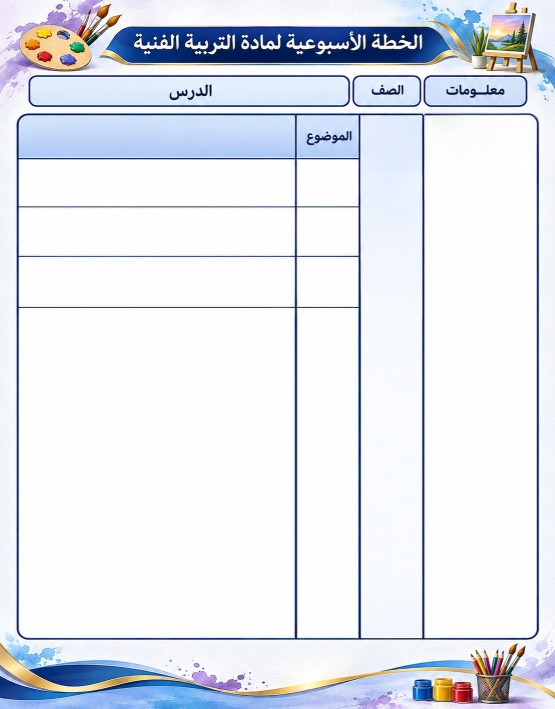
#> input picture تصميم الخطة.jpg, 1110 x 1417 px (shown at 1/2 size)
$ python -i render.py   (imports and definitions only)
#> lines starting #> are read from the running program, lines starting #| are printed output that depends on the picture; after the words box and inside, x2 and y2 are one past the last pixel; in counts of white or black regions, pixels touching at a corner belong together
"""
Stage 4/5 -- LAYOUT ENGINE + DOCX EXPORT.

Visual reference: تصميم الخطة.jpg

  +-------------------------------------------------------------+
  | [banner artwork: brushes, palette, title ribbon]            |  first page only
  | ( معلومات )( الصف )( الدرس )                                 |  meta cards
  | +----------+---------+---------+---------------------------+ |
  | |  الدرس   | معلومات | الموضوع |  محتوى البند  (53.5%)      | |  table header
  | +----------+---------+---------+---------------------------+ |
  | | merged   | merged  | label   | value                     | |  3 ruled rows
  | | (white)  | gradient| column  | column                    | |  then as many as
  | +----------+---------+---------+---------------------------+ |  the content needs
  | [wave + paint pots]  +  التربية الفنية • صفحة X من Y        |  footer
  +-------------------------------------------------------------+

Column index order below is the LOGICAL order; `w:bidiVisual` puts index 0 at the
physical RIGHT edge, which reproduces the artwork exactly.
"""
from __future__ import annotations

import os
import tempfile

from docx import Document
from docx.shared import Inches
from docx.oxml.ns import qn
from docx.oxml import OxmlElement

from . import design_tokens as T
from . import ooxml as X
from . import structure as S

ASSET_DIR = os.path.join(os.path.dirname(os.path.dirname(os.path.abspath(__file__))),
                         "templates", "assets")


# --------------------------------------------------------------------------- #
# [42 lines left out: functions setup_section, _rtl_defaults, not called in this run]


_DRAW_ID = [1000]


def _next_id():
    _DRAW_ID[0] += 1
    return _DRAW_ID[0]


# [131 lines left out: functions _reid, _pic_para, build_headers, build_footers, _rule_para, _page_line and 1 more, not called in this run]


def cell_shade(cell, fill):
    X.cell_shade(cell, fill)


# [316 lines left out: functions _cell_frame, build_meta_cards, split_for_layout, build_plan_table, _split_identity, _merge_column and 4 more, not called in this run]


def _crop_white(path, tol=246):
    """
    Trim the blank page margin from a source scan.

    The لوحة توضيحية arrives as a full-page scan: two small paintings floating
    on ~85% white.  Placing that scan whole makes the artwork a thumbnail.  This
    crops to the ink bounding box and returns a NEW temporary file -- the source
    image in the .docx is never touched.
    """
#> called with path = '../تصميم الخطة.jpg', tol = 246
    try:
        from PIL import Image as _Img, ImageChops
        im = _Img.open(path).convert("RGB")
#> im is the input picture: PIL image 1110x1417 RGB; mean R, G, B 226.2, 229.9, 237.6
        bg = _Img.new("RGB", im.size, (255, 255, 255))
#> bg: PIL image 1110x1417 RGB; every value is 255
        diff = ImageChops.difference(im, bg).convert("L")
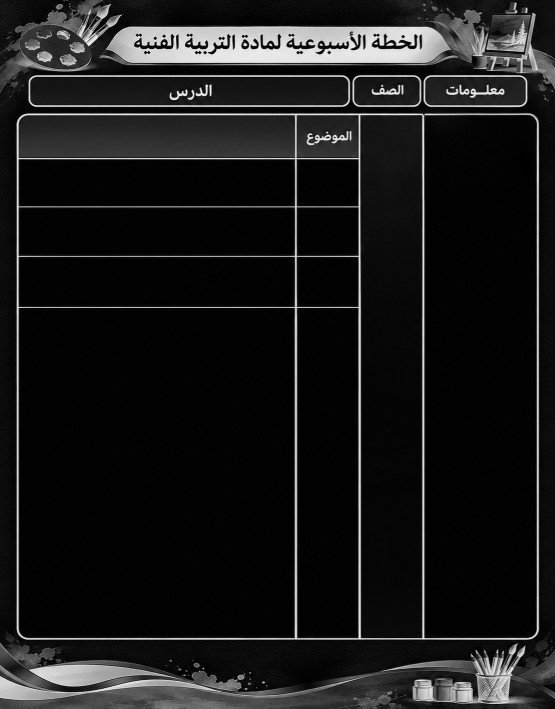
#> diff: PIL image 1110x1417 L (shown at 1/2 size); min 0, max 253, mean 25.3
        mask = diff.point(lambda v: 255 if v > (255 - tol) else 0)
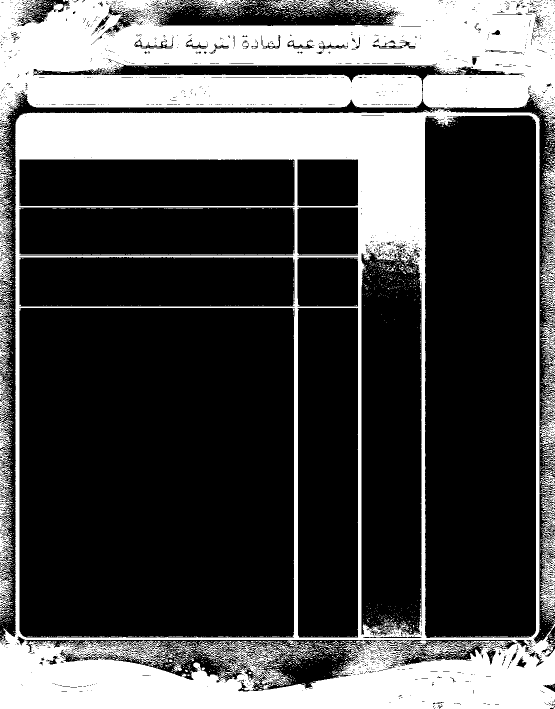
#> mask: PIL image 1110x1417 L (shown at 1/2 size); 31.4% white; 2860 white regions (2743 under 20 px), largest, box (x1, y1, x2, y2) and area: (0, 216, 1110, 1417) 266284, (0, 0, 1110, 259) 191837, (0, 898, 27, 1215) 3931
        box = mask.getbbox()
#> box = (0, 0, 1110, 1417)
        if not box:
            return path
        pad = 8
        box = (max(0, box[0] - pad), max(0, box[1] - pad),
               min(im.size[0], box[2] + pad), min(im.size[1], box[3] + pad))
        out = path.replace(".", "_crop.", 1)
        im.crop(box).save(out, "JPEG", quality=92)
        return out
    except Exception:
        return path


# [100 lines left out: functions _figure_compose, _place_figure, not called in this run]


# --------------------------------------------------------------------------- #
def para_indent_shim():          # pragma: no cover - documented in ooxml
    return None


# [203 lines left out: functions render_teaching, render, _full_row, _plate_block, _split_display, _axis_rows, not called in this run]


def _ar_num(n):
    """Axis number in Arabic-Indic digits, as the source writes them."""
    return "".join("٠١٢٣٤٥٦٧٨٩"[int(d)] for d in str(n)) + "."


# [139 lines left out: functions build_teaching_table, _assessment_rows, not called in this run]

>>> result = _crop_white('../تصميم الخطة.jpg')
